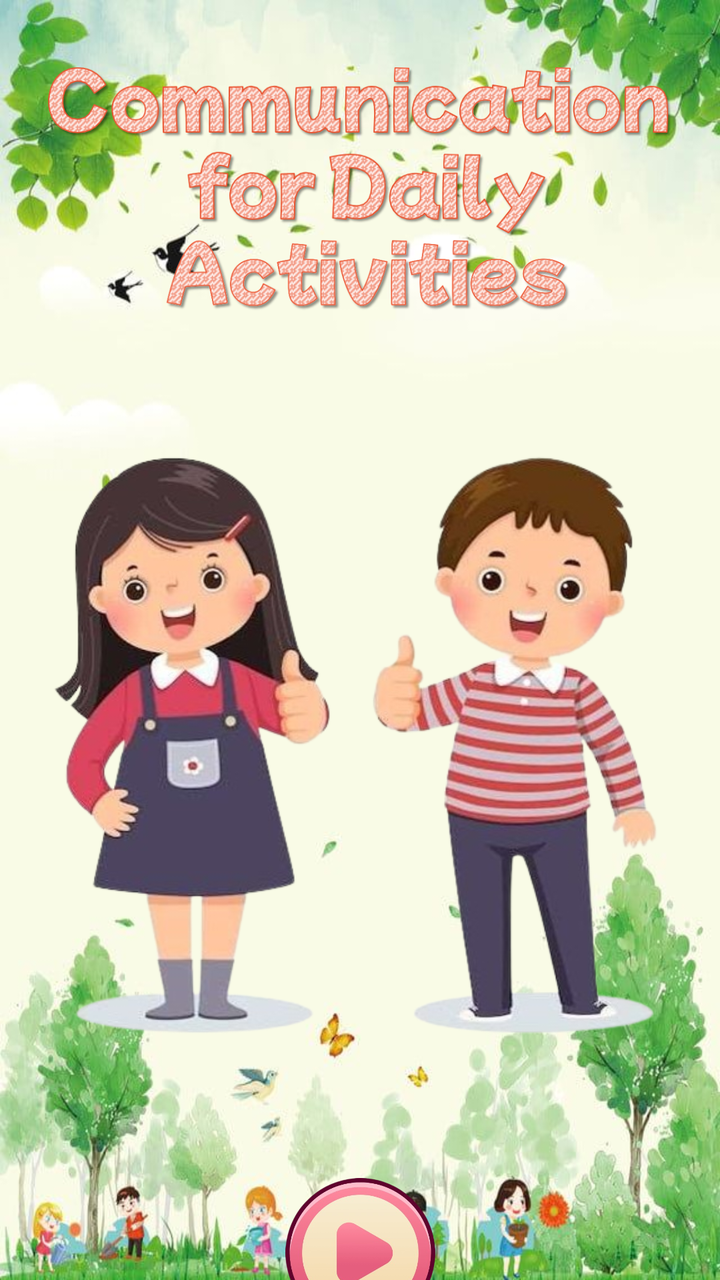
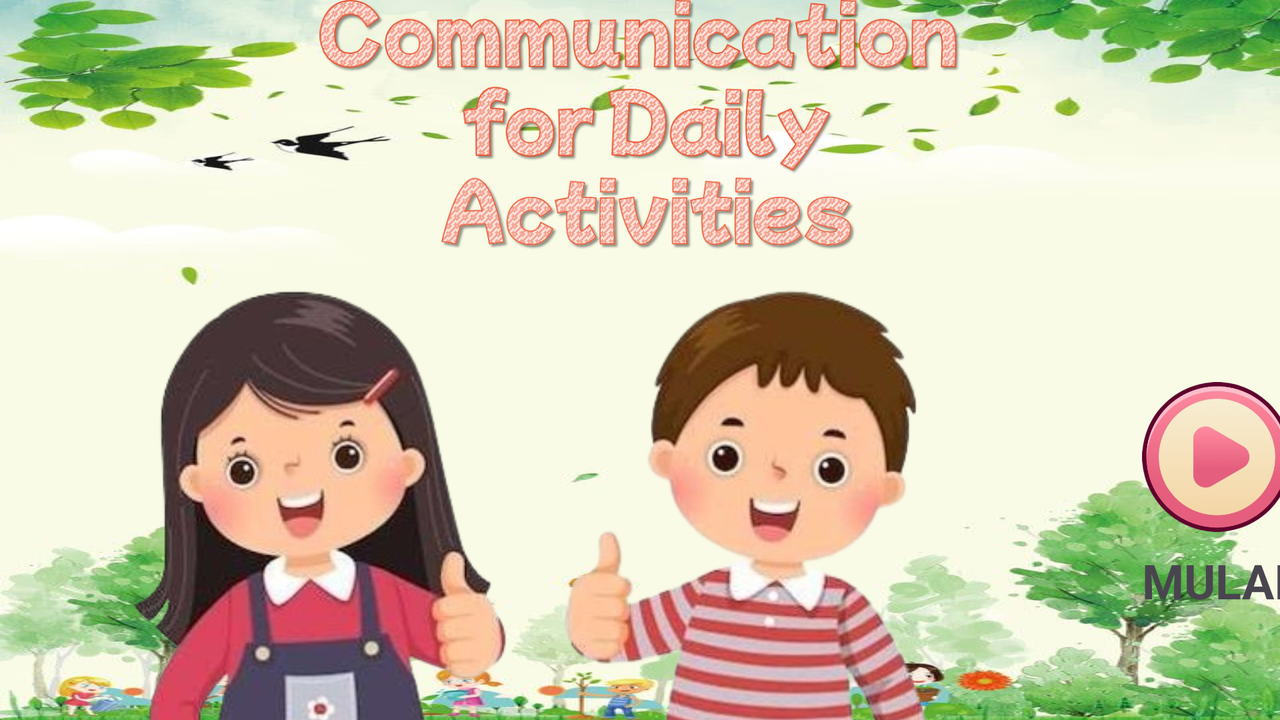

An Android layout and its configuration variant, each rendered on a device that would load it. The default file and the variant file are quoted in full after the pictures.
<!-- AndroidManifest.xml: application theme Theme.CommunicationForDailyActivities -->
<!-- res/layout/activity_splash.xml -->
<?xml version="1.0" encoding="utf-8"?>
<androidx.constraintlayout.widget.ConstraintLayout xmlns:android="http://schemas.android.com/apk/res/android"
    xmlns:app="http://schemas.android.com/apk/res-auto"
    xmlns:tools="http://schemas.android.com/tools"
    android:id="@+id/main"
    android:layout_width="match_parent"
    android:layout_height="match_parent"
    android:background="@drawable/background_depan"
    tools:context=".views.SplashActivity">

    <ImageView
        android:id="@+id/imageView"
        android:layout_width="0dp"
        android:layout_height="400dp"
        android:layout_marginStart="24dp"
        android:layout_marginTop="16dp"
        android:layout_marginEnd="24dp"
        app:layout_constraintEnd_toEndOf="parent"
        app:layout_constraintStart_toStartOf="parent"
        app:layout_constraintTop_toBottomOf="@+id/imageView2"
        app:srcCompat="@drawable/anak" />

    <ImageView
        android:id="@+id/imageView2"
        android:layout_width="0dp"
        android:layout_height="125dp"
        android:layout_marginStart="24dp"
        android:layout_marginTop="32dp"
        android:layout_marginEnd="24dp"
        app:layout_constraintEnd_toEndOf="parent"
        app:layout_constraintStart_toStartOf="parent"
        app:layout_constraintTop_toTopOf="parent"
        app:srcCompat="@drawable/tulisan" />

    <LinearLayout
        android:id="@+id/playButton"
        android:layout_width="wrap_content"
        android:layout_height="wrap_content"
        android:layout_marginTop="16dp"
        android:orientation="vertical"
        app:layout_constraintEnd_toEndOf="parent"
        app:layout_constraintStart_toStartOf="parent"
        app:layout_constraintTop_toBottomOf="@+id/imageView">

        <ImageView
            android:layout_width="75dp"
            android:layout_height="75dp"
            app:srcCompat="@drawable/play" />

        <TextView
            android:layout_width="wrap_content"
            android:layout_height="wrap_content"
            android:layout_marginTop="8dp"
            android:text="MULAI"
            android:textSize="24sp"
            android:textStyle="bold" />
    </LinearLayout>

</androidx.constraintlayout.widget.ConstraintLayout>
<!-- resources referenced by this layout -->
<resources>
  <!-- drawable anak: jpg bitmap (drawable, 253893 bytes) -->
  <!-- drawable background_depan: jpg bitmap (drawable, 51182 bytes) -->
  <!-- drawable play: jpg bitmap (drawable, 135403 bytes) -->
  <!-- drawable tulisan: jpg bitmap (drawable, 339579 bytes) -->
  <style name="Theme.CommunicationForDailyActivities" parent="Base.Theme.CommunicationForDailyActivities" />
  <style name="Base.Theme.CommunicationForDailyActivities" parent="Theme.Material3.DayNight.NoActionBar">
          
          
      </style>
</resources>
<!-- res/layout-land/activity_splash.xml (the repository's variant of the layout above) -->
<!-- drawn on the phone turned sideways -->
<?xml version="1.0" encoding="utf-8"?>
<androidx.constraintlayout.widget.ConstraintLayout xmlns:android="http://schemas.android.com/apk/res/android"
    xmlns:app="http://schemas.android.com/apk/res-auto"
    xmlns:tools="http://schemas.android.com/tools"
    android:id="@+id/main"
    android:layout_width="match_parent"
    android:layout_height="match_parent"
    android:background="@drawable/background_depan"
    tools:context=".views.SplashActivity">

    <ImageView
        android:id="@+id/imageView"
        android:layout_width="0dp"
        android:layout_height="400dp"
        android:layout_marginStart="24dp"
        android:layout_marginTop="16dp"
        app:layout_constraintStart_toStartOf="parent"
        app:layout_constraintTop_toBottomOf="@+id/imageView2"
        app:srcCompat="@drawable/anak" />

    <ImageView
        android:id="@+id/imageView2"
        android:layout_width="0dp"
        android:layout_height="125dp"
        android:layout_marginStart="24dp"
        android:layout_marginEnd="24dp"
        app:layout_constraintEnd_toEndOf="parent"
        app:layout_constraintStart_toStartOf="parent"
        app:layout_constraintTop_toTopOf="parent"
        app:srcCompat="@drawable/tulisan" />

    <LinearLayout
        android:id="@+id/playButton"
        android:layout_width="wrap_content"
        android:layout_height="wrap_content"
        android:layout_marginStart="48dp"
        android:layout_marginTop="50dp"
        android:orientation="vertical"
        app:layout_constraintStart_toEndOf="@+id/imageView"
        app:layout_constraintTop_toTopOf="@+id/imageView">

        <ImageView
            android:layout_width="75dp"
            android:layout_height="75dp"
            app:srcCompat="@drawable/play" />

        <TextView
            android:layout_width="wrap_content"
            android:layout_height="wrap_content"
            android:layout_marginTop="8dp"
            android:text="MULAI"
            android:textSize="24sp"
            android:textStyle="bold" />
    </LinearLayout>

</androidx.constraintlayout.widget.ConstraintLayout>
